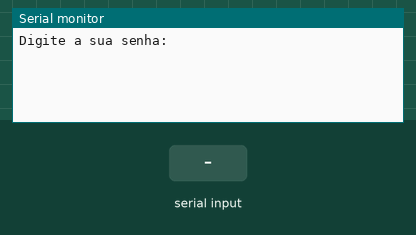
A sketch run on a simulated Arduino Uno, built with avr-gcc and run on an emulated ATmega328P. Parts: the last lines printed to the serial monitor. The test bench sets the inputs (shaded band).

Above: at 1.2 s.
1.3 s: "90,45\n" received over Serial
At 1.8 s:
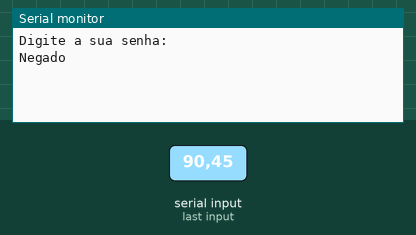
4.3 s: "1234\n" received over Serial
At 6.8 s:
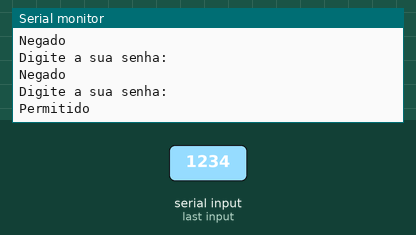

The sketch:

ex4_30-04.ino
```cpp
// Senha 1234 = permitido
//qualquer outra = negado

long senha = 0;

void setup()
{
 Serial.begin(9600);
}

void loop()
{
  //Entrada

  Serial.println("Digite a sua senha:");
  while(! Serial.available());
  senha = Serial.parseInt();

  //Processamento

  if(senha == 1234){
  Serial.println("Permitido");
  }else{
  Serial.println("Negado");
  }

  delay(2000);
}
```

Measured:
- after the input at 1.3 s, the serial monitor: prints a new line at once (image 1)
- after the input at 4.3 s, the serial monitor: prints a new line after 1.0 s (image 2)
